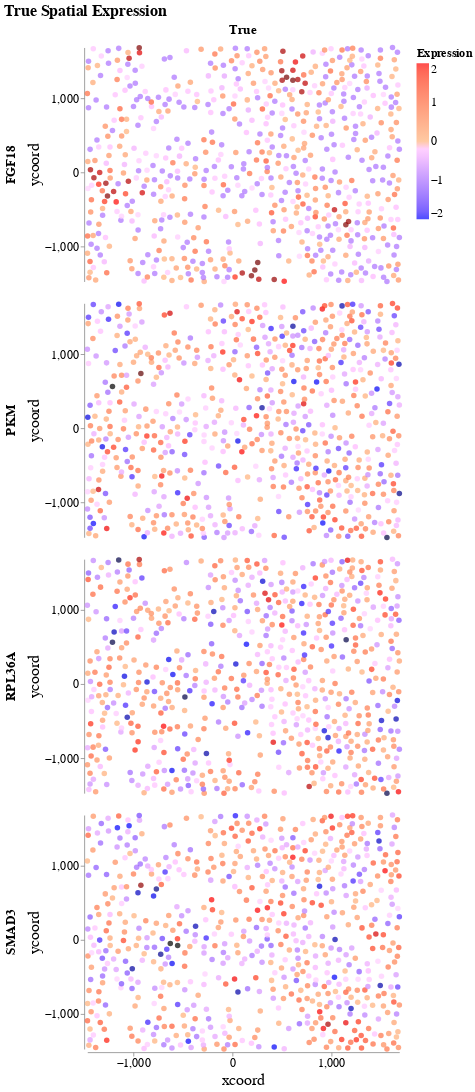

Write notebook code for a chart like this one.
### Code cell
# read data
dataset = novosparc.io.load_data(data_path)
sc.pp.normalize_per_cell(dataset)
sc.pp.log1p(dataset)

locations = novosparc.io.load_target_space(target_space_path, coords_cols=coords_cols)

df_dge = dataset.to_df() # cells x genes
df_locs = pd.DataFrame(locations, columns=coords_cols)
df_dge.index = df_locs.index
ncells,ngenes = df_dge.shape

df_sp_true = pd.concat((df_dge[gois], df_locs), 1)
df_sp_true['true_pred'] = 'True'

# plotting the true expression
plot_df_sp(df_sp_true, tit='True Spatial Expression')

### Figure 1 — Vega-Lite specification as saved in the notebook (floating-point values rounded to 4 significant figures; data arrays with more than 128 entries replaced by an {"elided": "..."} marker saying what was removed)
{"config": {"view": {"continuousWidth": 400, "continuousHeight": 300, "strokeOpacity": 0}, "axis": {"labelFontSize": 15, "titleFontSize": 20, "titleFontWeight": "normal"}, "legend": {"labelFontSize": 15, "titleFontSize": 15}, "title": {"fontSize": 20}}, "data": {"name": "data-f300db92f25834c832521ca667a18efe"}, "mark": {"type": "circle", "size": 50}, "encoding": {"color": {"type": "quantitative", "field": "Expression", "scale": {"domain": [-2, 0, 2], "range": ["blue", "white", "red"]}}, "column": {"type": "nominal", "field": "true_pred", "header": {"labelFontSize": 17, "labelFontWeight": "bold"}, "title": null}, "row": {"type": "nominal", "field": "goi", "header": {"labelFontSize": 17, "labelFontWeight": "bold"}, "sort": null, "title": null}, "x": {"type": "quantitative", "axis": {"grid": false, "values": [-1000, 0, 1000]}, "field": "xcoord", "scale": {"nice": false}}, "y": {"type": "quantitative", "axis": {"grid": false, "values": [-1000, 0, 1000]}, "field": "ycoord", "scale": {"nice": false}}}, "title": "True Spatial Expression", "transform": [{"fold": ["PKM", "RPL36A", "FGF18", "SMAD3"], "as": ["goi", "Expression"]}], "$schema": "https://vega.github.io/schema/vega-lite/v4.8.1.json", "datasets": {"data-f300db92f25834c832521ca667a18efe": {"elided": "645 records"}}}
